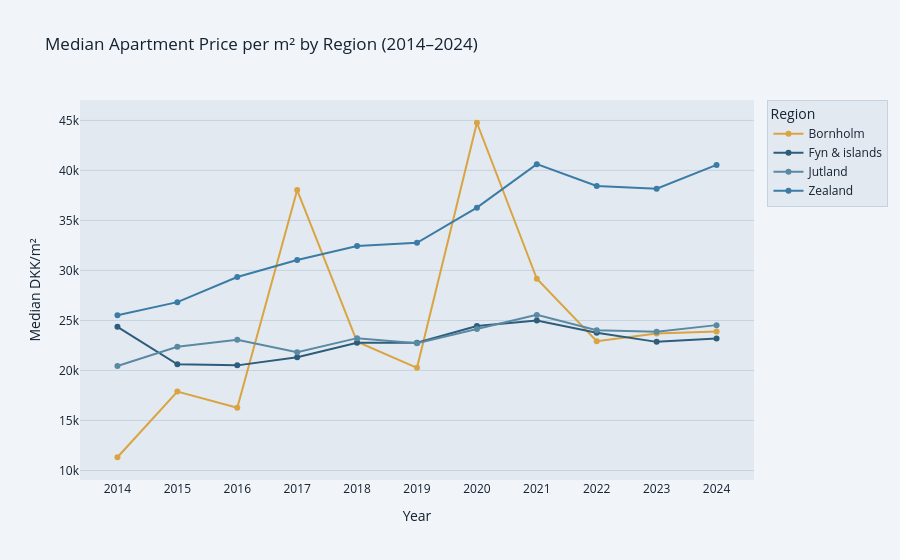

Notebook code for this chart:
### Markdown cell above
---
## 3. Data Analysis

This section covers three analytical strands:
1. **Temporal price trends** by region (2014–2024)
2. **Price inequality** over time — are the cheapest and most expensive areas diverging?
3. **Affordability near Copenhagen** — which zip codes within 50 km remain below the national median in 2024?

The geographic analysis reuses the zip code geocoding approach established in `Assignment_A.ipynb` (pgeocode library). A custom haversine function computes straight-line distance from Copenhagen city centre (55.676°N, 12.568°E).

### Code cell
# 3a. Temporal price trends by region
yearly_region = df.groupby(['year', 'region'])['sqm_price'].median().reset_index()
yearly_region.columns = ['year', 'region', 'median_sqm_price']

region_colors = {
    'Zealand':       '#3a7ca5',
    'Jutland':       '#5a8aa3',
    'Fyn & islands': '#2d5d7c',
    'Bornholm':      '#d9a441'
}

fig_trends = px.line(
    yearly_region,
    x='year', y='median_sqm_price', color='region',
    title='Median Apartment Price per m² by Region (2014–2024)',
    labels={'median_sqm_price': 'Median DKK/m²', 'year': 'Year', 'region': 'Region'},
    markers=True,
    color_discrete_map=region_colors
)
fig_trends.update_layout(
    plot_bgcolor='#e3e9f0',
    paper_bgcolor='#f1f4f8',
    font_color='#142231',
    legend=dict(bgcolor='#e3e9f0', bordercolor='#c5d2e0', borderwidth=1),
    yaxis=dict(showgrid=True, gridcolor='#c5d2e0'),
    xaxis=dict(showgrid=False, dtick=1)
)
fig_trends.show()

### Figure 1 — Plotly figure (JSON) as saved in the notebook; plotly's stock layout.template omitted (floating-point values rounded to 4 significant figures)
{"data": [{"hovertemplate": "Region=Bornholm<br>Year=%{x}<br>Median DKK/m²=%{y}<extra></extra>", "legendgroup": "Bornholm", "line": {"color": "#d9a441", "dash": "solid"}, "marker": {"symbol": "circle"}, "mode": "lines+markers", "name": "Bornholm", "orientation": "v", "showlegend": true, "type": "scatter", "x": [2014, 2015, 2016, 2017, 2018, 2019, 2020, 2021, 2022, 2023, 2024], "xaxis": "x", "y": [11320.0, 17890.0, 16270.0, 38040.0, 22870.0, 20260.0, 44760.0, 29170.0, 22920.0, 23700.0, 23900.0], "yaxis": "y"}, {"hovertemplate": "Region=Fyn & islands<br>Year=%{x}<br>Median DKK/m²=%{y}<extra></extra>", "legendgroup": "Fyn & islands", "line": {"color": "#2d5d7c", "dash": "solid"}, "marker": {"symbol": "circle"}, "mode": "lines+markers", "name": "Fyn & islands", "orientation": "v", "showlegend": true, "type": "scatter", "x": [2014, 2015, 2016, 2017, 2018, 2019, 2020, 2021, 2022, 2023, 2024], "xaxis": "x", "y": [24360.0, 20610.0, 20510.0, 21320.0, 22760.0, 22770.0, 24440.0, 25000.0, 23770.0, 22860.0, 23190.0], "yaxis": "y"}, {"hovertemplate": "Region=Jutland<br>Year=%{x}<br>Median DKK/m²=%{y}<extra></extra>", "legendgroup": "Jutland", "line": {"color": "#5a8aa3", "dash": "solid"}, "marker": {"symbol": "circle"}, "mode": "lines+markers", "name": "Jutland", "orientation": "v", "showlegend": true, "type": "scatter", "x": [2014, 2015, 2016, 2017, 2018, 2019, 2020, 2021, 2022, 2023, 2024], "xaxis": "x", "y": [20450.0, 22370.0, 23080.0, 21820.0, 23230.0, 22720.0, 24140.0, 25560.0, 24020.0, 23860.0, 24530.0], "yaxis": "y"}, {"hovertemplate": "Region=Zealand<br>Year=%{x}<br>Median DKK/m²=%{y}<extra></extra>", "legendgroup": "Zealand", "line": {"color": "#3a7ca5", "dash": "solid"}, "marker": {"symbol": "circle"}, "mode": "lines+markers", "name": "Zealand", "orientation": "v", "showlegend": true, "type": "scatter", "x": [2014, 2015, 2016, 2017, 2018, 2019, 2020, 2021, 2022, 2023, 2024], "xaxis": "x", "y": [25520.0, 26830.0, 29340.0, 31030.0, 32430.0, 32760.0, 36270.0, 40620.0, 38440.0, 38170.0, 40550.0], "yaxis": "y"}], "layout": {"font": {"color": "#142231"}, "legend": {"bgcolor": "#e3e9f0", "bordercolor": "#c5d2e0", "borderwidth": 1, "title": {"text": "Region"}, "tracegroupgap": 0}, "paper_bgcolor": "#f1f4f8", "plot_bgcolor": "#e3e9f0", "title": {"text": "Median Apartment Price per m² by Region (2014–2024)"}, "xaxis": {"anchor": "y", "domain": [0, 1], "dtick": 1, "showgrid": false, "title": {"text": "Year"}}, "yaxis": {"anchor": "x", "domain": [0, 1], "gridcolor": "#c5d2e0", "showgrid": true, "title": {"text": "Median DKK/m²"}}}}
